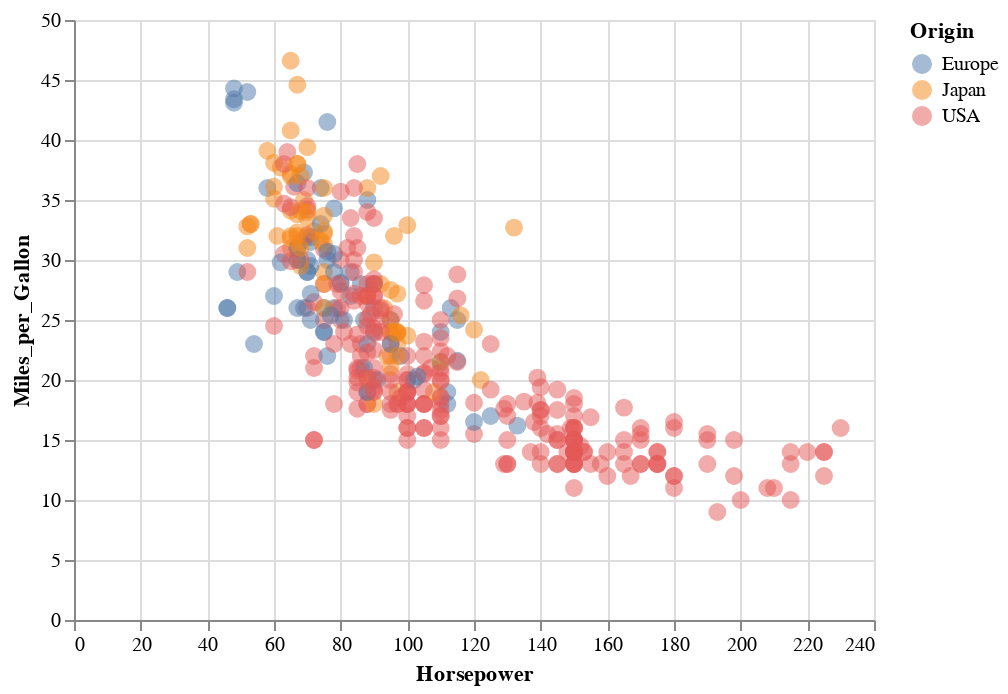

The notebook cell saved with this chart:
### Markdown cell above
### 2.4 "On"

By default things work based on clicks, but you can use other event types like hovering.

A Vega [event stream](https://vega.github.io/vega/docs/event-streams/) (object or selector) triggers the selection. For interval selections, the event stream must specify a start and end.

You can customize using[ vega event selector syntax](https://vega.github.io/vega/docs/event-streams/)

### Code cell
#2.4.1  mouseover instead of click 

#step1 
selection=alt.selection_single(
    on="mouseover"
)

#step2
colorCondition=alt.condition(selection,"Origin",alt.value("gray"))

hp_mpg.add_selection(
    #step3
    selection
).encode(
    #step4
    color=colorCondition,
)

### Figure 1 — Vega-Lite specification as saved in the notebook (floating-point values rounded to 4 significant figures; data arrays with more than 128 entries replaced by an {"elided": "..."} marker saying what was removed)
{"config": {"view": {"continuousWidth": 400, "continuousHeight": 300}}, "data": {"name": "data-8e25068d8b9a578f41a59c91e539d690"}, "mark": {"type": "circle", "opacity": 0.5, "size": 80}, "encoding": {"color": {"condition": {"type": "nominal", "field": "Origin", "selection": "selector013"}, "value": "gray"}, "x": {"type": "quantitative", "field": "Horsepower"}, "y": {"type": "quantitative", "field": "Miles_per_Gallon"}}, "selection": {"selector013": {"type": "single", "on": "mouseover"}}, "$schema": "https://vega.github.io/schema/vega-lite/v4.0.2.json", "datasets": {"data-8e25068d8b9a578f41a59c91e539d690": {"elided": "406 records"}}}
